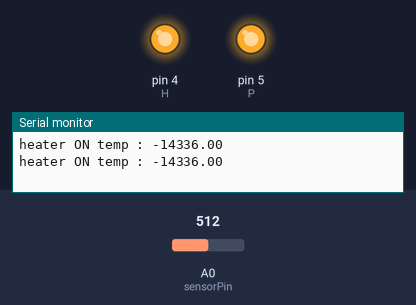
Bench run of a sketch on a simulated Arduino Uno, built with avr-gcc and run on an emulated ATmega328P. Shown: output pins drawn as LEDs (lit = HIGH), the last lines printed to the serial monitor. The test bench sets the inputs (shaded band); at power-on: A0 (sensorPin) = 512.

Above: at 1.8 s.
1.9 s: A0 (sensorPin) set to 645
3.4 s: A0 (sensorPin) set to 668
At 4.3 s:
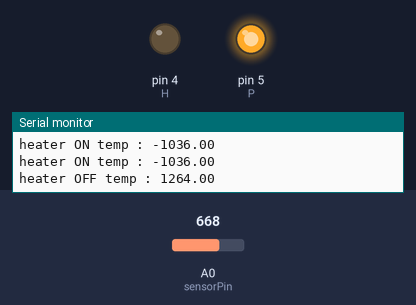
At 19.8 s:
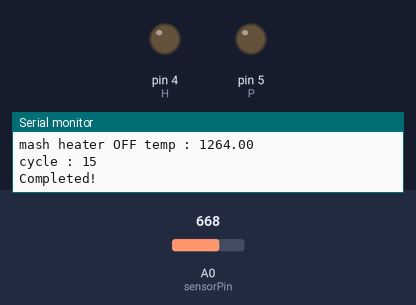
Timing chart, 0 to 20.5 s (numbered marks = the images above; inputs shaded):
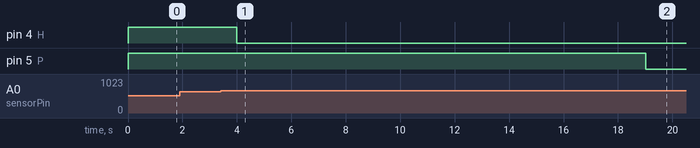

Measured:
- the behaviour switches between 660 and 661 on A0 (sensorPin) (found by bisection; images 0 and 1)
- after the input at 3.4 s, pin 4 (H): HIGH → LOW after 0.60 s; pin 5 (P): HIGH → LOW after 15.6 s

The sketch:

mash-controller.ino
```cpp
/*
 * Mash Controller
 * ---------------
 * Problem: hold a brewing mash near a target temperature for a fixed number of
 * cycles, without someone watching the pot and switching the heater by hand.
 *
 * How it works (3-state machine):
 *   state1 - heat-up: heater + pump ON until the sensor reading passes criticalTemp.
 *   state2 - mash hold: each 1 s cycle toggles the heater around criticalTemp while
 *            the pump keeps circulating; after `max` cycles, go to state3.
 *   state3 - done: heater and pump OFF, nothing more to do.
 *
 * Hardware: analog temperature sensor on A0, heater relay on D4, pump relay on D5.
 * The raw reading is scaled (x100) and compared with criticalTemp. Use the
 * calibration-sensor sketch to find the raw value that matches your target temperature.
 */

// Relay outputs: heater on D4, circulation pump on D5
#define H 4
#define HeaterOn  digitalWrite (H,1);
#define HeaterOff digitalWrite (H,0);
#define P 5
#define PumpOn  digitalWrite (P,1);
#define PumpOff digitalWrite (P,0);

int sensorPin = A0;                         // analog temperature sensor
float sensorValue = analogRead(sensorPin)*100;
int timer = 0;                              // number of hold cycles completed
int max = 15;      // hold cycles before finishing (3600 cycles = 1 hour at 1 s/cycle)
int calibTime = 1000; // cycle period: 1 s
int criticalTemp = 500;                     // scaled set-point (from calibration)

void setup() {
  pinMode (H,OUTPUT);
  pinMode (P,OUTPUT);
  Serial.begin(9600);                       // log readings over USB serial

}

enum {state1, state2, state3} state=state1;
void loop() {
  switch(state) {
    // --- Heat-up: run the heater until the set-point is first reached ---
    case state1:
      sensorValue = analogRead(sensorPin)*100;
      if (sensorValue <= criticalTemp) {HeaterOn; PumpOn; Serial.print("heater ON temp : "); Serial.println(sensorValue); delay(calibTime); state = state1;}
      if (sensorValue > criticalTemp) {HeaterOff; PumpOn; Serial.print("heater OFF temp : "); Serial.println(sensorValue); delay(calibTime); state = state2;}
      break;

     // --- Mash hold: on/off regulation around the set-point for `max` cycles ---
     case state2:
      sensorValue = analogRead(sensorPin)*100;
      timer++;
      Serial.print("cycle : "); Serial.println(timer);
      if (sensorValue <= criticalTemp and timer < max) {HeaterOn; PumpOn; Serial.print("mash heater ON temp : "); Serial.println(sensorValue); delay(calibTime); state = state2;}
      if (sensorValue > criticalTemp and timer < max) {HeaterOff; PumpOn; Serial.print("mash heater OFF temp : "); Serial.println(sensorValue); delay(calibTime); state = state2;}
      if (timer == max) {HeaterOff; PumpOff; Serial.println("Completed!"); state = state3;}
      break;

     // --- Done: everything off, idle ---
     case state3:
      break;
  }
}
```
